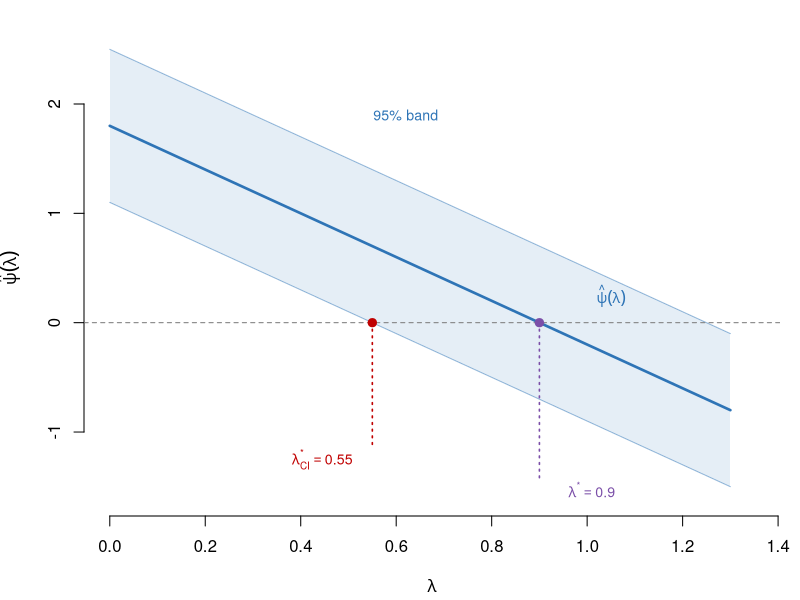
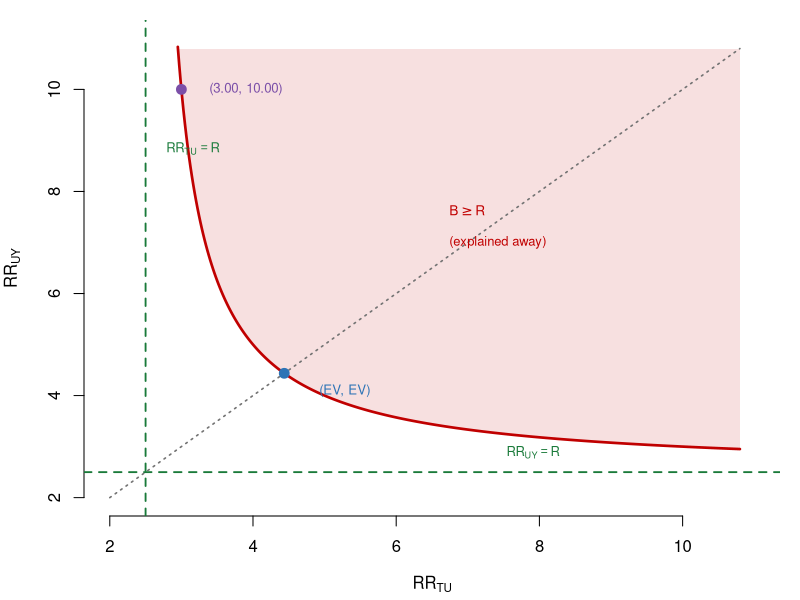

Recreate these plots in R, in order.
## ---- chunk 1
#| label: fig-sens-curve
#| fig-cap: "A sensitivity curve and its two tipping points, for the linear model of the example below: $\\hat\\psi(\\lambda) = 1.8 - 2.0\\lambda$ with a 95% band of half-width 0.7. The lower confidence limit reaches zero first, at $\\lambda^\\star_{\\mathrm{CI}} = 0.55$; the point estimate reaches zero at $\\lambda^\\star = 0.90$, so the significance tipping point is the stricter of the two --- as it must be for any interval procedure that contains its point estimate at each $\\lambda$."
#| echo: false
#| fig-width: 6.5
#| fig-height: 4
lam <- seq(0, 1.3, length.out = 200)
psi <- 1.8 - 2 * lam
par(mar = c(4.2, 4.2, 1, 1))
plot(lam, psi, type = "n", ylim = c(-1.6, 2.6), xlim = c(0, 1.35),
     xlab = expression(lambda), ylab = expression(hat(psi)(lambda)), bty = "n")
polygon(c(lam, rev(lam)), c(psi + 0.7, rev(psi - 0.7)),
        col = "#2E74B61F", border = NA)
lines(lam, psi + 0.7, col = "#2E74B680"); lines(lam, psi - 0.7, col = "#2E74B680")
abline(h = 0, lty = 2, col = "grey50")
lines(lam, psi, col = "#2E74B6", lwd = 2.6)
segments(0.55, 0, 0.55, -1.15, lty = 3, col = "#C00000", lwd = 1.6)
segments(0.90, 0, 0.90, -1.45, lty = 3, col = "#7B4FA8", lwd = 1.6)
points(c(0.55, 0.90), c(0, 0), pch = 19, col = c("#C00000", "#7B4FA8"), cex = 1.1)
text(0.53, -1.28, expression(lambda[CI]^"*" == 0.55), col = "#C00000", pos = 2, cex = 0.85)
text(0.94, -1.55, expression(lambda^"*" == 0.90), col = "#7B4FA8", pos = 4, cex = 0.85)
text(1.05, 0.25, expression(hat(psi)(lambda)), col = "#2E74B6", cex = 0.85)
text(0.62, 1.9, "95% band", col = "#2E74B6", cex = 0.85)
## ---- chunk 2
#| label: fig-evalue-contour
#| fig-cap: "The two-parameter bias-factor region for an observed risk ratio $R = 2.5$, for which $\\mathrm{EV} = 4.44$. The shaded set is the collection of pairs able to explain the association away; its boundary is the hyperbola $\\mathrm{RR}_{UY} = R(\\mathrm{RR}_{TU}-1)/(\\mathrm{RR}_{TU}-R)$. The dashed lines are the Cornfield thresholds. The E-value is where the region meets the symmetric diagonal (dotted), and is the smallest attainable value of the larger association. The point $(3.00, 10.00)$ lies inside the region with first coordinate well below $\\mathrm{EV}$ --- which is why 'both associations must reach the E-value' is false, while 'both must reach $R$' is true."
#| echo: false
#| fig-width: 6
#| fig-height: 5.2
R <- 2.5; EV <- R + sqrt(R * (R - 1))
xs <- seq(R + 0.45, 10.8, length.out = 400)
ys <- R * (xs - 1) / (xs - R)
par(mar = c(4.2, 4.2, 1, 1))
plot(0, 0, type = "n", xlim = c(2, 11), ylim = c(2, 11), bty = "n",
     xlab = expression(RR[TU]), ylab = expression(RR[UY]))
polygon(c(xs, rev(xs)), c(pmin(ys, 10.8), rep(10.8, length(xs))),
        col = "#C000001F", border = NA)
lines(xs, ys, col = "#C00000", lwd = 2.6)
abline(v = R, lty = 2, col = "#1A7A3A", lwd = 1.8)
abline(h = R, lty = 2, col = "#1A7A3A", lwd = 1.8)
segments(2, 2, 10.8, 10.8, lty = 3, col = "grey45", lwd = 1.6)
points(EV, EV, pch = 19, col = "#2E74B6", cex = 1.3)
points(3.0, 10.0, pch = 19, col = "#7B4FA8", cex = 1.3)
text(EV + 0.35, EV - 0.35, "(EV, EV)", col = "#2E74B6", pos = 4, cex = 0.8)
text(3.25, 10.0, "(3.00, 10.00)", col = "#7B4FA8", pos = 4, cex = 0.8)
text(2.65, 8.8, expression(RR[TU] == R), col = "#1A7A3A", pos = 4, cex = 0.78)
text(7.4, 2.85, expression(RR[UY] == R), col = "#1A7A3A", pos = 4, cex = 0.78)
text(6.6, 7.6, expression(B >= R), col = "#C00000", pos = 4, cex = 0.82)
text(6.6, 7.0, "(explained away)", col = "#C00000", pos = 4, cex = 0.78)
